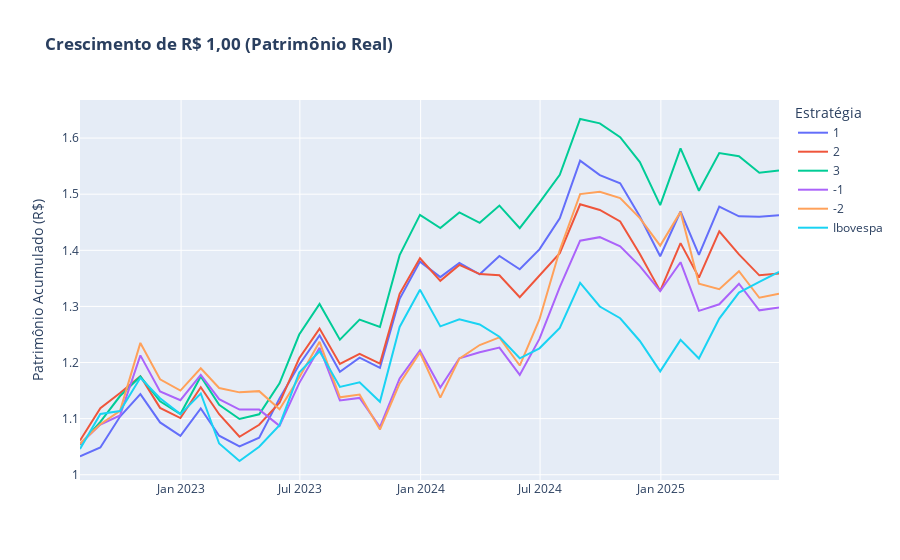

Notebook cell for this chart:
### Code cell
# Supondo que 'df_retornos' (com os retornos excedentes das estratégias),
# 'selic_mensal', 'ibov_retornos_brutos' (brutos) e 'indice_backtest' já existem.

import plotly.io as pio
from IPython.display import Image, display

# Fatia a Selic para o período do backtest
selic_fatiada = selic_mensal.loc[indice_backtest]

# Adiciona a Selic de volta aos retornos excedentes para obter os retornos brutos das estratégias
df_retornos_brutos = df_retornos.add(selic_fatiada['Taxa_Livre_Risco'], axis=0)

# Fatia os retornos brutos do Ibovespa para o mesmo período
ibov_retornos_brutos_fatiado = ibov_retornos_brutos.loc[indice_backtest]


# --- A CORREÇÃO ESTÁ AQUI ---
# Adicionamos a série de retornos do Ibovespa como uma nova coluna
# ao DataFrame que será usado para o gráfico.
df_retornos_brutos['Ibovespa'] = ibov_retornos_brutos_fatiado
# ---------------------------


print("\n--- Gráfico 1: Curva de Patrimônio Real (Baseado nos Retornos Brutos) ---")
df_acumulado_bruto = (1 + df_retornos_brutos).cumprod()

# ✅ Força o índice a ser datetime
df_acumulado_bruto = (1 + df_retornos_brutos).cumprod()

# Converte o índice para datetime (caso ainda não seja)
df_acumulado_bruto.index = pd.to_datetime(df_acumulado_bruto.index)

# Cria lista de datas explícitas
datas = df_acumulado_bruto.index.tolist()

fig_bruto = go.Figure()
for col in df_acumulado_bruto.columns:
    fig_bruto.add_trace(
        go.Scatter(
            x=datas,  # usa lista explícita de datas
            y=df_acumulado_bruto[col],
            mode='lines',
            name=col
        )
    )

fig_bruto.update_layout(
    title_text='<b>Crescimento de R$ 1,00 (Patrimônio Real)</b>',
    yaxis_title='Patrimônio Acumulado (R$)',
    legend_title='Estratégia',
    xaxis=dict(
        tickformat="%b %Y",  # exibe mês abreviado + ano
        tickangle=0
    )
)

# Gráfico interativo
fig_bruto.show()

# Salva o PNG
png_path = "grafico_patrimonio_real.png"
pio.write_image(fig_bruto, png_path, width=1200, height=800)

# Exibe o PNG no notebook
display(Image(filename=png_path))
